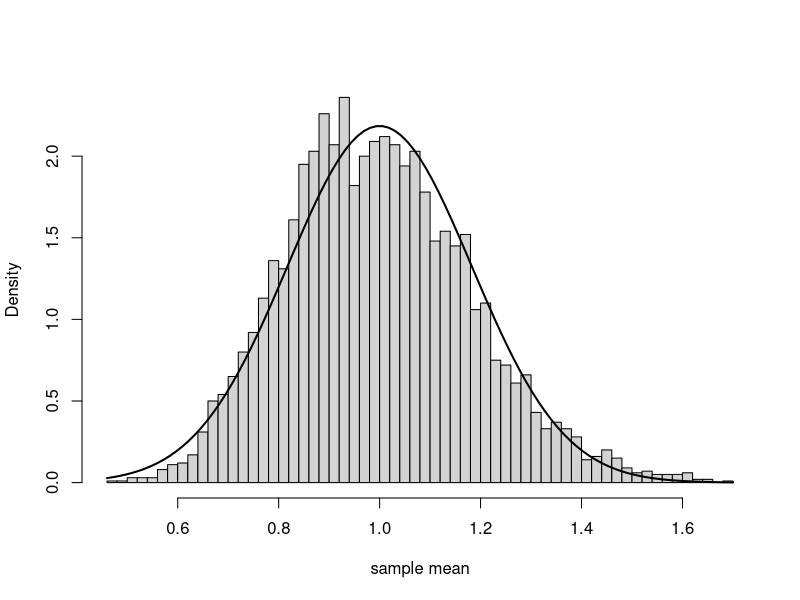

This figure's R source:
## ---- chunk 1
#| label: fig-clt-r
#| fig-cap: "Distribution of the sample mean (R)"
set.seed(2026)
xbar <- replicate(5000, mean(rexp(30, rate = 1)))
hist(xbar, breaks = 50, probability = TRUE, main = "", xlab = "sample mean")
curve(dnorm(x, mean = 1, sd = 1 / sqrt(30)), add = TRUE, lwd = 2)
